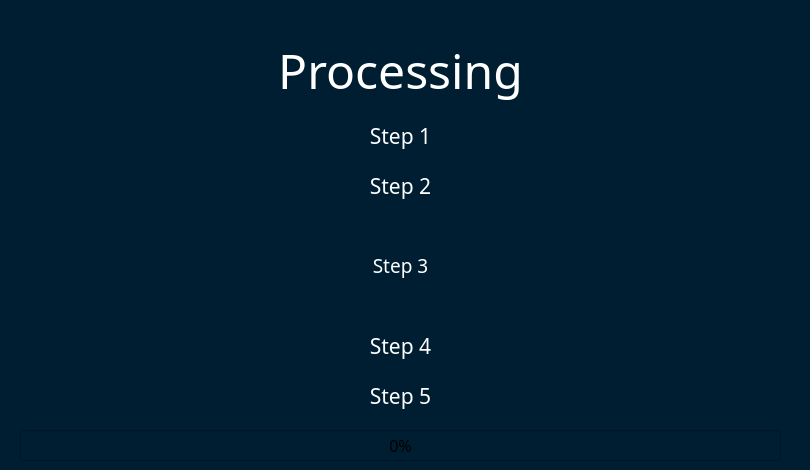
    <widget class="QWidget" name="page_5_LN_Processing">
     <property name="styleSheet">
      <string notr="true">background-color: rgb(0, 30, 50);</string>
     </property>
     <widget class="QLabel" name="lnProcessingHeader_page5">
      <property name="geometry">
       <rect>
        <x>0</x>
        <y>40</y>
        <width>801</width>
        <height>61</height>
       </rect>
      </property>
      <property name="font">
       <font>
        <family>supermarket</family>
        <pointsize>36</pointsize>
        <weight>50</weight>
        <bold>false</bold>
       </font>
      </property>
      <property name="styleSheet">
       <string notr="true">color: rgb(255, 255, 255);</string>
      </property>
      <property name="text">
       <string>Processing</string>
      </property>
      <property name="alignment">
       <set>Qt::AlignCenter</set>
      </property>
     </widget>
     <widget class="QLabel" name="step1Header_page5">
      <property name="geometry">
       <rect>
        <x>0</x>
        <y>120</y>
        <width>801</width>
        <height>31</height>
       </rect>
      </property>
      <property name="font">
       <font>
        <family>supermarket</family>
        <pointsize>16</pointsize>
        <weight>50</weight>
        <bold>false</bold>
       </font>
      </property>
      <property name="styleSheet">
       <string notr="true">color: rgb(255, 255, 255);</string>
      </property>
      <property name="text">
       <string>Step 1</string>
      </property>
      <property name="alignment">
       <set>Qt::AlignCenter</set>
      </property>
     </widget>
     <widget class="QLabel" name="step2Header_page5">
      <property name="geometry">
       <rect>
        <x>0</x>
        <y>170</y>
        <width>801</width>
        <height>31</height>
       </rect>
      </property>
      <property name="font">
       <font>
        <family>supermarket</family>
        <pointsize>16</pointsize>
        <weight>50</weight>
        <bold>false</bold>
       </font>
      </property>
      <property name="styleSheet">
       <string notr="true">color: rgb(255, 255, 255);</string>
      </property>
      <property name="text">
       <string>Step 2</string>
      </property>
      <property name="alignment">
       <set>Qt::AlignCenter</set>
      </property>
     </widget>
     <widget class="QLabel" name="step4Header_page5">
      <property name="geometry">
       <rect>
        <x>0</x>
        <y>330</y>
        <width>801</width>
        <height>31</height>
       </rect>
      </property>
      <property name="font">
       <font>
        <family>supermarket</family>
        <pointsize>16</pointsize>
        <weight>50</weight>
        <bold>false</bold>
       </font>
      </property>
      <property name="styleSheet">
       <string notr="true">color: rgb(255, 255, 255);</string>
      </property>
      <property name="text">
       <string>Step 4</string>
      </property>
      <property name="alignment">
       <set>Qt::AlignCenter</set>
      </property>
     </widget>
     <widget class="QLabel" name="step5Header_page5">
      <property name="geometry">
       <rect>
        <x>0</x>
        <y>380</y>
        <width>801</width>
        <height>31</height>
       </rect>
      </property>
      <property name="font">
       <font>
        <family>supermarket</family>
        <pointsize>16</pointsize>
        <weight>50</weight>
        <bold>false</bold>
       </font>
      </property>
      <property name="styleSheet">
       <string notr="true">color: rgb(255, 255, 255);</string>
      </property>
      <property name="text">
       <string>Step 5</string>
      </property>
      <property name="alignment">
       <set>Qt::AlignCenter</set>
      </property>
     </widget>
     <widget class="QLabel" name="step3Header_page5">
      <property name="geometry">
       <rect>
        <x>0</x>
        <y>220</y>
        <width>801</width>
        <height>91</height>
       </rect>
      </property>
      <property name="font">
       <font>
        <family>supermarket</family>
        <pointsize>14</pointsize>
        <weight>50</weight>
        <bold>false</bold>
       </font>
      </property>
      <property name="styleSheet">
       <string notr="true">color: rgb(255, 255, 255);</string>
      </property>
      <property name="text">
       <string>Step 3</string>
      </property>
      <property name="alignment">
       <set>Qt::AlignCenter</set>
      </property>
      <property name="wordWrap">
       <bool>true</bool>
      </property>
     </widget>
     <widget class="QProgressBar" name="progressBar_page5">
      <property name="geometry">
       <rect>
        <x>20</x>
        <y>430</y>
        <width>761</width>
        <height>31</height>
       </rect>
      </property>
      <property name="font">
       <font>
        <family>Norwester</family>
        <pointsize>12</pointsize>
       </font>
      </property>
      <property name="styleSheet">
       <string notr="true">QProgressBar::chunk {
    background-color: #2ecc71;
}</string>
      </property>
      <property name="value">
       <number>0</number>
      </property>
      <property name="alignment">
       <set>Qt::AlignCenter</set>
      </property>
     </widget>
    </widget>
